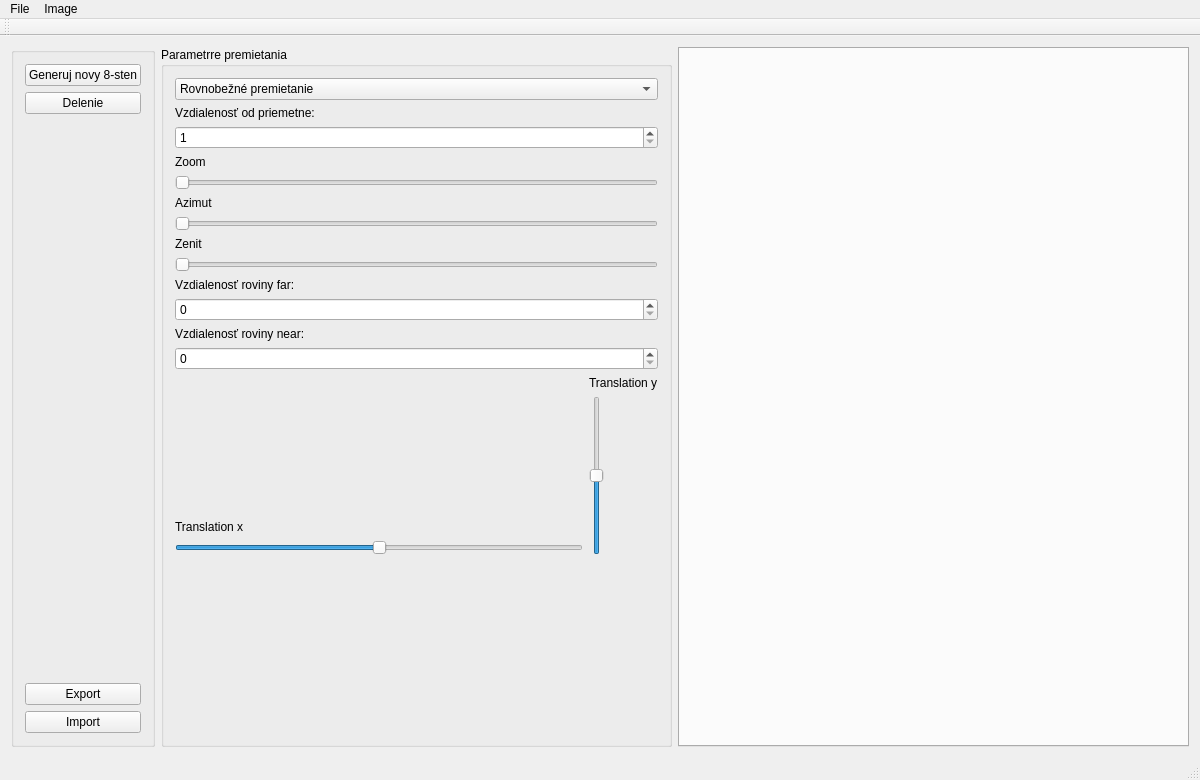
<?xml version="1.0" encoding="UTF-8"?>
<ui version="4.0">
 <class>ImageViewerClass</class>
 <widget class="QMainWindow" name="ImageViewerClass">
  <property name="geometry">
   <rect>
    <x>0</x>
    <y>0</y>
    <width>1200</width>
    <height>780</height>
   </rect>
  </property>
  <property name="windowTitle">
   <string>ImageViewer</string>
  </property>
  <widget class="QWidget" name="centralWidget">
   <layout class="QHBoxLayout" name="horizontalLayout">
    <item>
     <widget class="QGroupBox" name="groupBox">
      <property name="title">
       <string/>
      </property>
      <layout class="QVBoxLayout" name="verticalLayout">
       <item>
        <widget class="QPushButton" name="generuj">
         <property name="text">
          <string>Generuj novy 8-sten</string>
         </property>
        </widget>
       </item>
       <item>
        <widget class="QPushButton" name="rozdel">
         <property name="text">
          <string>Delenie</string>
         </property>
        </widget>
       </item>
       <item>
        <spacer name="verticalSpacer">
         <property name="orientation">
          <enum>Qt::Vertical</enum>
         </property>
         <property name="sizeHint" stdset="0">
          <size>
           <width>20</width>
           <height>421</height>
          </size>
         </property>
        </spacer>
       </item>
       <item>
        <widget class="QPushButton" name="exp">
         <property name="text">
          <string>Export</string>
         </property>
        </widget>
       </item>
       <item>
        <widget class="QPushButton" name="imp">
         <property name="text">
          <string>Import</string>
         </property>
        </widget>
       </item>
      </layout>
     </widget>
    </item>
    <item>
     <widget class="QGroupBox" name="groupBox_2">
      <property name="title">
       <string>Parametrre premietania</string>
      </property>
      <layout class="QVBoxLayout" name="verticalLayout_4">
       <item>
        <widget class="QComboBox" name="comboBox">
         <item>
          <property name="text">
           <string>Rovnobežné premietanie</string>
          </property>
         </item>
         <item>
          <property name="text">
           <string>Stredové premietanie</string>
          </property>
         </item>
        </widget>
       </item>
       <item>
        <widget class="QLabel" name="label_5">
         <property name="text">
          <string>Vzdialenosť od priemetne:</string>
         </property>
        </widget>
       </item>
       <item>
        <widget class="QSpinBox" name="spinBox_3">
         <property name="minimum">
          <number>1</number>
         </property>
        </widget>
       </item>
       <item>
        <widget class="QLabel" name="label_6">
         <property name="text">
          <string>Zoom</string>
         </property>
        </widget>
       </item>
       <item>
        <widget class="QSlider" name="zoom">
         <property name="minimum">
          <number>20</number>
         </property>
         <property name="maximum">
          <number>1000</number>
         </property>
         <property name="value">
          <number>20</number>
         </property>
         <property name="orientation">
          <enum>Qt::Horizontal</enum>
         </property>
        </widget>
       </item>
       <item>
        <widget class="QLabel" name="label">
         <property name="text">
          <string>Azimut</string>
         </property>
        </widget>
       </item>
       <item>
        <widget class="QSlider" name="azimut">
         <property name="maximum">
          <number>180</number>
         </property>
         <property name="singleStep">
          <number>1</number>
         </property>
         <property name="orientation">
          <enum>Qt::Horizontal</enum>
         </property>
        </widget>
       </item>
       <item>
        <widget class="QLabel" name="label_2">
         <property name="text">
          <string>Zenit</string>
         </property>
        </widget>
       </item>
       <item>
        <widget class="QSlider" name="zenit">
         <property name="maximum">
          <number>360</number>
         </property>
         <property name="orientation">
          <enum>Qt::Horizontal</enum>
         </property>
        </widget>
       </item>
       <item>
        <widget class="QLabel" name="label_3">
         <property name="text">
          <string>Vzdialenosť roviny far:</string>
         </property>
        </widget>
       </item>
       <item>
        <widget class="QSpinBox" name="spinFar"/>
       </item>
       <item>
        <widget class="QLabel" name="label_4">
         <property name="text">
          <string>Vzdialenosť roviny near:</string>
         </property>
        </widget>
       </item>
       <item>
        <widget class="QSpinBox" name="spinNear"/>
       </item>
       <item>
        <layout class="QHBoxLayout" name="horizontalLayout_2">
         <item>
          <layout class="QVBoxLayout" name="verticalLayout_2">
           <item>
            <spacer name="verticalSpacer_3">
             <property name="orientation">
              <enum>Qt::Vertical</enum>
             </property>
             <property name="sizeHint" stdset="0">
              <size>
               <width>20</width>
               <height>40</height>
              </size>
             </property>
            </spacer>
           </item>
           <item>
            <widget class="QLabel" name="label_7">
             <property name="text">
              <string>Translation x</string>
             </property>
            </widget>
           </item>
           <item>
            <widget class="QSlider" name="horizontalSlider">
             <property name="minimum">
              <number>-250</number>
             </property>
             <property name="maximum">
              <number>250</number>
             </property>
             <property name="orientation">
              <enum>Qt::Horizontal</enum>
             </property>
            </widget>
           </item>
          </layout>
         </item>
         <item>
          <layout class="QVBoxLayout" name="verticalLayout_3">
           <item>
            <widget class="QLabel" name="label_8">
             <property name="text">
              <string>Translation y</string>
             </property>
            </widget>
           </item>
           <item>
            <widget class="QSlider" name="verticalSlider">
             <property name="minimum">
              <number>-250</number>
             </property>
             <property name="maximum">
              <number>250</number>
             </property>
             <property name="orientation">
              <enum>Qt::Vertical</enum>
             </property>
            </widget>
           </item>
          </layout>
         </item>
        </layout>
       </item>
       <item>
        <spacer name="verticalSpacer_4">
         <property name="orientation">
          <enum>Qt::Vertical</enum>
         </property>
         <property name="sizeHint" stdset="0">
          <size>
           <width>20</width>
           <height>40</height>
          </size>
         </property>
        </spacer>
       </item>
      </layout>
     </widget>
    </item>
    <item>
     <widget class="QTabWidget" name="tabWidget">
      <property name="documentMode">
       <bool>false</bool>
      </property>
      <property name="tabsClosable">
       <bool>true</bool>
      </property>
      <property name="movable">
       <bool>true</bool>
      </property>
     </widget>
    </item>
   </layout>
  </widget>
  <widget class="QMenuBar" name="menuBar">
   <property name="geometry">
    <rect>
     <x>0</x>
     <y>0</y>
     <width>1200</width>
     <height>22</height>
    </rect>
   </property>
   <widget class="QMenu" name="menuFile">
    <property name="title">
     <string>File</string>
    </property>
    <addaction name="actionNew"/>
    <addaction name="actionOpen"/>
    <addaction name="actionSave_as"/>
   </widget>
   <widget class="QMenu" name="menuImage">
    <property name="title">
     <string>Image</string>
    </property>
    <addaction name="actionRename"/>
    <addaction name="actionClear"/>
   </widget>
   <addaction name="menuFile"/>
   <addaction name="menuImage"/>
  </widget>
  <widget class="QToolBar" name="mainToolBar">
   <attribute name="toolBarArea">
    <enum>TopToolBarArea</enum>
   </attribute>
   <attribute name="toolBarBreak">
    <bool>false</bool>
   </attribute>
  </widget>
  <widget class="QStatusBar" name="statusBar"/>
  <action name="actionNew">
   <property name="text">
    <string>New</string>
   </property>
  </action>
  <action name="actionOpen">
   <property name="text">
    <string>Open</string>
   </property>
  </action>
  <action name="actionSave_as">
   <property name="text">
    <string>Save as</string>
   </property>
  </action>
  <action name="actionRename">
   <property name="text">
    <string>Rename</string>
   </property>
  </action>
  <action name="actionClear">
   <property name="text">
    <string>Clear</string>
   </property>
  </action>
 </widget>
 <layoutdefault spacing="6" margin="11"/>
 <resources>
  <include location="ImageViewer.qrc"/>
 </resources>
 <connections/>
</ui>
